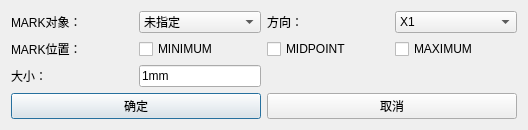
<?xml version="1.0" encoding="UTF-8"?>
<ui version="4.0">
 <class>Dialog</class>
 <widget class="QDialog" name="Dialog">
  <property name="geometry">
   <rect>
    <x>0</x>
    <y>0</y>
    <width>528</width>
    <height>119</height>
   </rect>
  </property>
  <property name="windowTitle">
   <string>MARK</string>
  </property>
  <layout class="QVBoxLayout" name="verticalLayout">
   <item>
    <layout class="QGridLayout" name="gridLayout" columnstretch="1,1,1,1">
     <property name="sizeConstraint">
      <enum>QLayout::SetDefaultConstraint</enum>
     </property>
     <item row="0" column="0">
      <widget class="QLabel" name="label">
       <property name="text">
        <string>MARK对象：</string>
       </property>
      </widget>
     </item>
     <item row="0" column="1">
      <widget class="QComboBox" name="comboBox_obj">
       <item>
        <property name="text">
         <string>未指定</string>
        </property>
       </item>
      </widget>
     </item>
     <item row="0" column="2">
      <widget class="QLabel" name="label_2">
       <property name="text">
        <string>方向：</string>
       </property>
      </widget>
     </item>
     <item row="0" column="3">
      <widget class="QComboBox" name="comboBox_x">
       <item>
        <property name="text">
         <string>X1</string>
        </property>
       </item>
       <item>
        <property name="text">
         <string>X2</string>
        </property>
       </item>
       <item>
        <property name="text">
         <string>X3</string>
        </property>
       </item>
      </widget>
     </item>
     <item row="2" column="0">
      <widget class="QLabel" name="label_3">
       <property name="text">
        <string>大小：</string>
       </property>
      </widget>
     </item>
     <item row="2" column="1">
      <widget class="QLineEdit" name="lineEdit_size">
       <property name="text">
        <string>1mm</string>
       </property>
      </widget>
     </item>
     <item row="1" column="0">
      <widget class="QLabel" name="label_4">
       <property name="text">
        <string>MARK位置：</string>
       </property>
      </widget>
     </item>
     <item row="1" column="1">
      <widget class="QCheckBox" name="checkBox_min">
       <property name="text">
        <string>MINIMUM</string>
       </property>
      </widget>
     </item>
     <item row="1" column="2">
      <widget class="QCheckBox" name="checkBox_mid">
       <property name="text">
        <string>MIDPOINT</string>
       </property>
      </widget>
     </item>
     <item row="1" column="3">
      <widget class="QCheckBox" name="checkBox_max">
       <property name="text">
        <string>MAXIMUM</string>
       </property>
      </widget>
     </item>
    </layout>
   </item>
   <item>
    <layout class="QHBoxLayout" name="horizontalLayout_3">
     <item>
      <widget class="QPushButton" name="pb_ok">
       <property name="text">
        <string>确定</string>
       </property>
      </widget>
     </item>
     <item>
      <widget class="QPushButton" name="pb_cancel">
       <property name="text">
        <string>取消</string>
       </property>
      </widget>
     </item>
    </layout>
   </item>
  </layout>
 </widget>
 <resources/>
 <connections/>
</ui>
